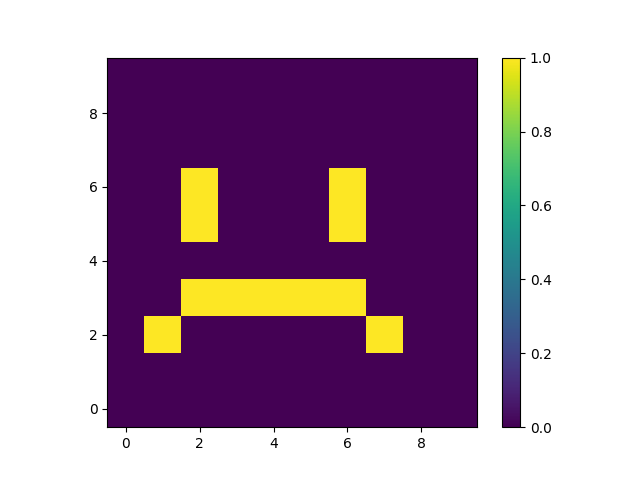

This figure's Python source:
import numpy as np
import matplotlib.pyplot as plt


data = np.zeros((10, 10))

data[2:7, 3] = 1
for i in (1, 7):
    data[i, 2] = 1


for i in (2, 6):
    data[i, 5:7] = 1

print(data)

plt.imshow(data.T, origin='lower')
plt.colorbar()
plt.savefig('array-slicing-sad.png')
plt.show()
